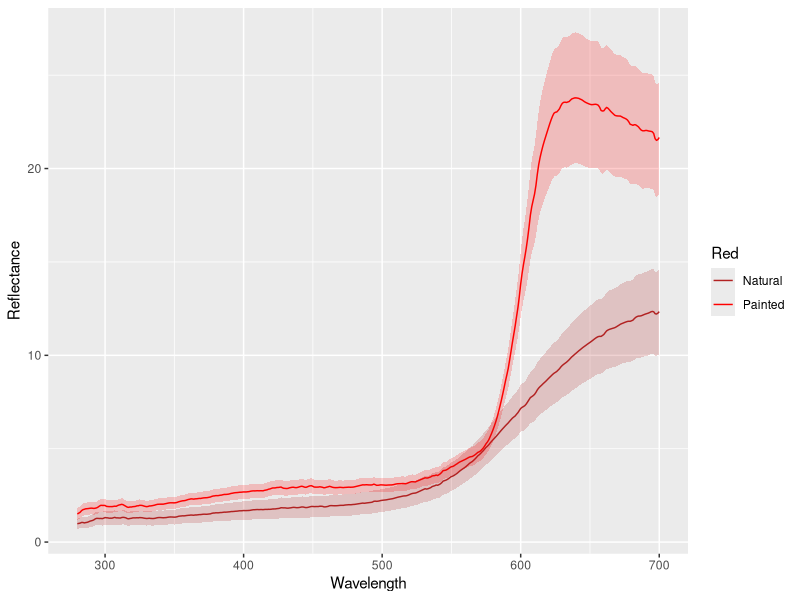

Source code (R):
#~~~~~~~~~~~~~~~~~~~~~~~~~~~~~~~~~~~~~~~~~~~~~~~~~~~~~~~~~~~~~~~~~~~~~~~~~~~~~~~~~~~~~~~~~~~~~~~~~~~~~~~~~~~~~~~
#	 Malika IHLE      malika_ihle@hotmail.fr
#	 Plot reflectance red faces: painted vs unmanipulated
#	 Start : 09/11/2018
#~~~~~~~~~~~~~~~~~~~~~~~~~~~~~~~~~~~~~~~~~~~~~~~~~~~~~~~~~~~~~~~~~~~~~~~~~~~~~~~~~~~~~~~~~~~~~~~~~~~~~~~~~~~~~~

table <- read.table("Reflectance_withoutSpikes.txt", header=TRUE)
head(table)

library(ggplot2)


  
ggplot(data=table, aes(x=Wavelength, y=Reflectance, colour = Red, fill = Red)) +
  scale_color_manual(values = c("Natural"="firebrick","Painted" ="red")) +
  geom_line() +
  geom_ribbon(aes(x = Wavelength, ymin=LowCI, ymax=UpperCI), linetype=1, alpha=0.2, color=NA) +
  scale_fill_manual(values = c("Natural"="firebrick","Painted" ="red"), guide = FALSE)



